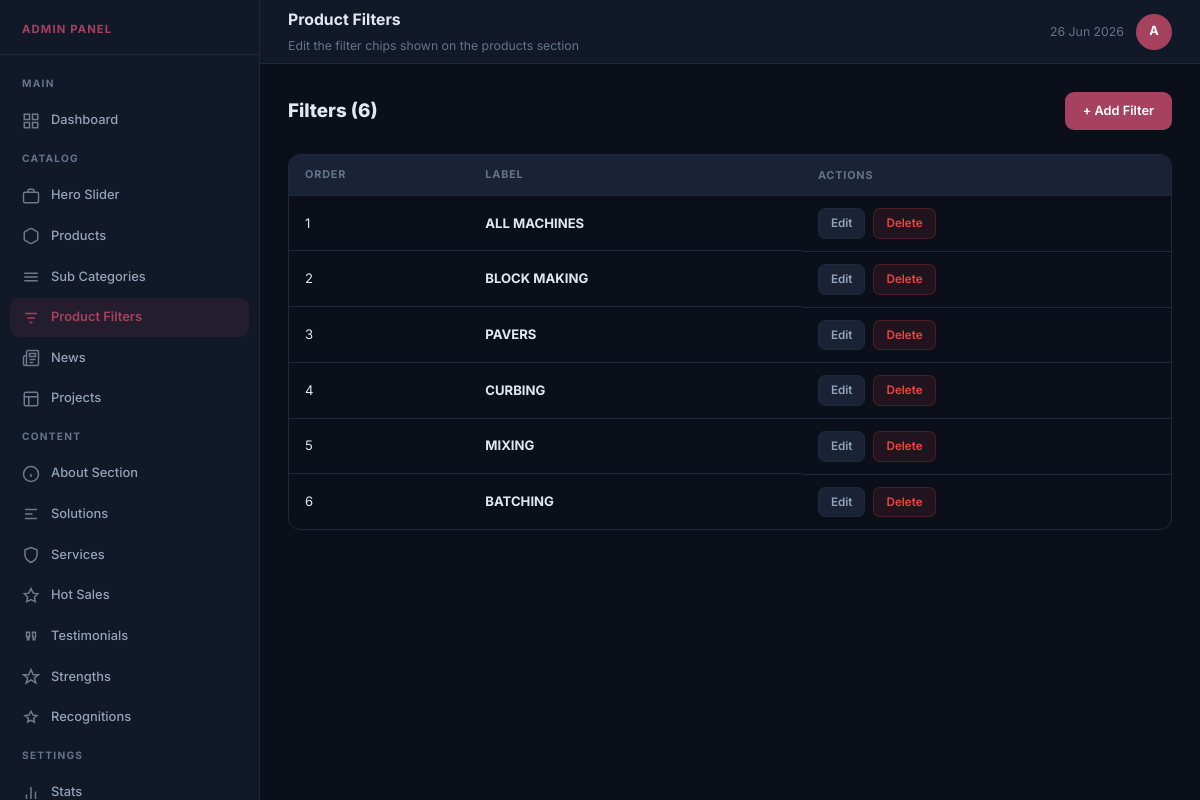
Page /admin/product_filters.php (signed in) on the committed database.
### tables this page shows
CREATE TABLE `product_filters` (
  `id` int(11) NOT NULL,
  `label` varchar(100) NOT NULL,
  `sort_order` int(11) DEFAULT 0
);

### admin/product_filters.php (the view, shortened to what this page needs)
<?php
require_once __DIR__ . '/layout.php';
$pdo = db();
$list = $pdo->query("SELECT * FROM product_filters ORDER BY sort_order ASC")->fetchAll();
?>
<div class="admin-layout">
<div class="main-content">
<div class="page-body">
<div class="page-header">
  <div><h1>Filters (<?= count($list) ?>)</h1></div>
  <a href="?add=1" class="btn btn-primary">+ Add Filter</a>
</div>
<div class="table-wrap">
  <table>
    <thead><tr><th>Order</th><th>Label</th><th>Actions</th></tr></thead>
    <tbody>
    <?php foreach ($list as $item): ?>
      <tr>
        <td><?= (int)$item['sort_order'] ?></td>
        <td><strong><?= htmlspecialchars($item['label']) ?></strong></td>
        <td class="flex gap-2">
          <a href="?edit=<?= $item['id'] ?>" class="btn btn-sm btn-secondary">Edit</a>
          <a href="?del=<?= $item['id'] ?>" class="btn btn-sm btn-danger" onclick="return confirm('Delete?')">Delete</a>
        </td>
      </tr>
    <?php endforeach; ?>
    </tbody>
  </table>
</div>
</div>
</div>
</div>
</body>
</html>

### admin/assets/admin.css (style rules this page uses)
*, *::before, *::after { box-sizing: border-box; margin: 0; padding: 0; }
:root { --bg: #0a0f1a; --surface: #111827; --surface2: #1a2235; --border: #1e293b; --accent: #a6425f; --accent-dim: rgba(166,66,95,0.12); --text: #e2e8f0; --text-muted: #64748b; --text-dim: #94a3b8; --success: #10b981; --danger: #ef4444; --warning: #c7768c; --sidebar-w: 260px; --radius: 12px; }
html { font-size: 15px; }
body { font-family: 'Inter', system-ui, sans-serif; background: var(--bg); color: var(--text); min-height: 100vh; line-height: 1.6; }
a { color: inherit; text-decoration: none; }
.admin-layout { display: flex; min-height: 100vh; }
.main-content { margin-left: var(--sidebar-w); flex: 1; display: flex; flex-direction: column; min-height: 100vh; }
.page-body { padding: 28px; flex: 1; }
.table-wrap { overflow-x: auto; border-radius: var(--radius); border: 1px solid var(--border); }
table { width: 100%; border-collapse: collapse; font-size: 0.875rem; }
thead { background: var(--surface2); }
th { padding: 11px 16px; text-align: left; font-size: 0.72rem; font-weight: 700; text-transform: uppercase; letter-spacing: 0.08em; color: var(--text-muted); white-space: nowrap; }
td { padding: 12px 16px; border-top: 1px solid var(--border); vertical-align: middle; }
.btn { display: inline-flex; align-items: center; gap: 7px; padding: 9px 18px; border-radius: 9px; font-size: 0.85rem; font-weight: 600; cursor: pointer; border: none; transition: all 0.18s ease; white-space: nowrap; }
.btn-primary { background: var(--accent); color: #fff; }
.btn-secondary { background: var(--surface2); color: var(--text-dim); border: 1px solid var(--border); }
.btn-danger { background: rgba(239,68,68,.1); color: var(--danger); border: 1px solid rgba(239,68,68,.2); }
.btn-sm { padding: 5px 12px; font-size: 0.78rem; border-radius: 7px; }
.page-header { display: flex; align-items: center; justify-content: space-between; margin-bottom: 24px; flex-wrap: wrap; gap: 12px; }
.page-header h1 { font-size: 1.25rem; font-weight: 800; }
.flex { display: flex; }
.gap-2 { gap: 8px; }

### rows in the picture
product_filters: sort_order "1", label "ALL MACHINES"
product_filters: sort_order "2", label "BLOCK MAKING"
product_filters: sort_order "3", label "PAVERS"
product_filters: sort_order "4", label "CURBING"
product_filters: sort_order "5", label "MIXING"
product_filters: sort_order "6", label "BATCHING"

### other values in the picture
$title "Product Filters"
$subtitle "Edit the filter chips shown on the products section"
count($list) "6"
